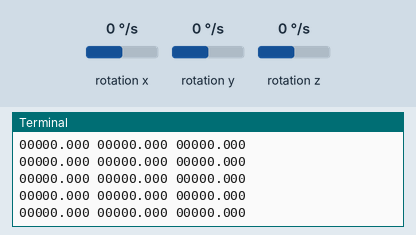
A program run on a simulated Raspberry Pi (BCM pin numbers). Shown: the last lines printed to the terminal. The inputs (shaded band) are chosen by the test bench; at power-on: rotation x 0 °/s, rotation y 0 °/s, rotation z 0 °/s.

Above: at 1.2 s.
1.3 s: rotation x set to -192 °/s
At 1.35 s:
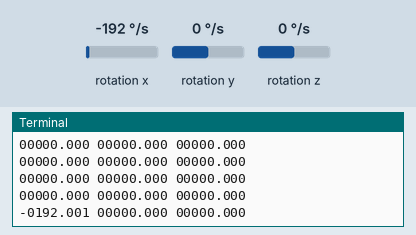
2.8 s: rotation y set to -192 °/s
At 2.89 s:
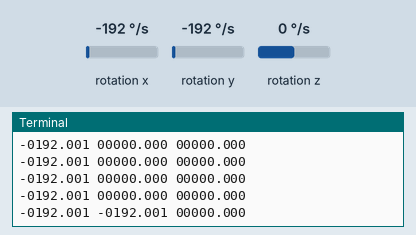
4.3 s: rotation z set to -192 °/s
At 4.33 s:
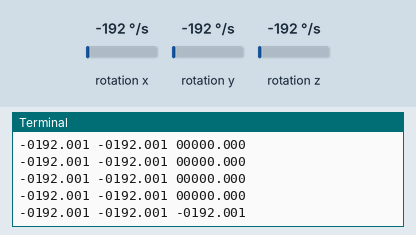

Measured:
- after the input at 1.3 s, the terminal: prints a new line at once (image 1)
- after the input at 2.8 s, the terminal: prints a new line after 0.09 s (image 2)
- after the input at 4.3 s, the terminal: prints a new line at once (image 3)

The program:

Adafruit_L3GD20.py
```python
#!/usr/bin/python

from __future__ import print_function
from Adafruit_I2C import Adafruit_I2C
import struct

class Adafruit_L3GD20(Adafruit_I2C):

    L3GD20_ADDRESS             =    (0x6B)       #  1101011
    L3GD20_POLL_TIMEOUT        =    (100)        #  Maximum number of read attempts
    L3GD20_ID                  =    0xD4
    L3GD20H_ID                 =    0xD7

    L3GD20_SENSITIVITY_250DPS  = (0.00875)      # Roughly 22/256 for fixed point match
    L3GD20_SENSITIVITY_500DPS  = (0.0175)       # Roughly 45/256
    L3GD20_SENSITIVITY_2000DPS = (0.070)        # Roughly 18/256
    L3GD20_DPS_TO_RADS         = (0.017453293)  # degress/s to rad/s multiplier

    L3GD20_REGISTER_WHO_AM_I            = 0x0F  # 11010100   r
    L3GD20_REGISTER_CTRL_REG1           = 0x20  # 00000111   rw
    L3GD20_REGISTER_CTRL_REG2           = 0x21  # 00000000   rw
    L3GD20_REGISTER_CTRL_REG3           = 0x22  # 00000000   rw
    L3GD20_REGISTER_CTRL_REG4           = 0x23  # 00000000   rw
    L3GD20_REGISTER_CTRL_REG5           = 0x24  # 00000000   rw
    L3GD20_REGISTER_REFERENCE           = 0x25  # 00000000   rw
    L3GD20_REGISTER_OUT_TEMP            = 0x26  #            r
    L3GD20_REGISTER_STATUS_REG          = 0x27  #            r
    L3GD20_REGISTER_OUT_X_L             = 0x28  #            r
    L3GD20_REGISTER_OUT_X_H             = 0x29  #            r
    L3GD20_REGISTER_OUT_Y_L             = 0x2A  #            r
    L3GD20_REGISTER_OUT_Y_H             = 0x2B  #            r
    L3GD20_REGISTER_OUT_Z_L             = 0x2C  #            r
    L3GD20_REGISTER_OUT_Z_H             = 0x2D  #            r
    L3GD20_REGISTER_FIFO_CTRL_REG       = 0x2E  # 00000000   rw
    L3GD20_REGISTER_FIFO_SRC_REG        = 0x2F  #            r
    L3GD20_REGISTER_INT1_CFG            = 0x30  # 00000000   rw
    L3GD20_REGISTER_INT1_SRC            = 0x31  #            r
    L3GD20_REGISTER_TSH_XH              = 0x32  # 00000000   rw
    L3GD20_REGISTER_TSH_XL              = 0x33  # 00000000   rw
    L3GD20_REGISTER_TSH_YH              = 0x34  # 00000000   rw
    L3GD20_REGISTER_TSH_YL              = 0x35  # 00000000   rw
    L3GD20_REGISTER_TSH_ZH              = 0x36  # 00000000   rw
    L3GD20_REGISTER_TSH_ZL              = 0x37  # 00000000   rw
    L3GD20_REGISTER_INT1_DURATION       = 0x38  # 00000000   rw

    def __init__(self, busnum=-1, debug=False, res='250DPS'):

        # Accelerometer and magnetometer are at different I2C
        # addresses, so invoke a separate I2C instance for each
        self.i2c = Adafruit_I2C(self.L3GD20_ADDRESS, busnum, debug)

        id = self.i2c.readU8(self.L3GD20_REGISTER_WHO_AM_I)
        if ((id != self.L3GD20_ID) and (id != self.L3GD20H_ID)):
            raise Exception('gyro no identified')

        # Switch to normal mode and enable all three channels
        self.i2c.write8(self.L3GD20_REGISTER_CTRL_REG1, 0x0F)

        # L3DS20_RANGE_2000DPS
        if res == '2000DPS':
            self.i2c.write8(self.L3GD20_REGISTER_CTRL_REG4, 0x20)
            self.SC = self.L3GD20_SENSITIVITY_2000DPS
        elif res == '500DPS':
            self.i2c.write8(self.L3GD20_REGISTER_CTRL_REG4, 0x10)
            self.SC = self.L3GD20_SENSITIVITY_500DPS
        else:
            self.i2c.write8(self.L3GD20_REGISTER_CTRL_REG4, 0x00)
            self.SC = self.L3GD20_SENSITIVITY_250DPS

    def int16(self, low, high):
        # struct.unpack('hhh',list)
        n = low | (high << 8)   # High, low bytes
        return n if n < 32768 else n - 65536  # 2's complement signed

    def read(self):
        # Read the gyro -
        result = []
        for i in range(3):
            low = self.i2c.readU8(self.L3GD20_REGISTER_OUT_X_L+i*2)
            high = self.i2c.readU8(self.L3GD20_REGISTER_OUT_X_H+i*2)
            result.append(self.int16(low, high) * self.SC)
        return result

    # Interpret signed 16-bit inst
    # def int16(self, list, idx):
    #     # struct.unpack('hhh',list)
    #     n = (list[idx]) | (list[idx+1] << 8)   # High, low bytes
    #     return n if n < 32768 else n - 65536  # 2's complement signed

    # why is block read not working. getting 6 copies of byte 0.
    # def read(self):
    #     # Read the gyro
    #     b = self.i2c.readList(self.L3GD20_REGISTER_OUT_X_L, 6)
    #     for i in range(6):
    #         print '%x' % self.i2c.readU8(self.L3GD20_REGISTER_OUT_X_L+i)
    #     print self.i2c.bus.read_i2c_block_data(0x6B, 0x28, 6)
    #     print ['%x' % bi for bi in b]
    #     b2 = struct.pack('bbbbbb', *b)
    #     x = struct.unpack_from('<hhh', b2)
    #     print x
    #     return x[0] * self.SC, x[1] * self.SC, x[2] * self.SC

        # print len(b)
        # return (self.int16(b, 0) * self.SC,
        #         self.int16(b, 2) * self.SC,
        #         self.int16(b, 4) * self.SC)


# Simple example prints accel/mag data once per second:
if __name__ == '__main__':

    from time import sleep

    gyr = Adafruit_L3GD20()

    print('(Gyro X, Y, Z)')
    while True:
        r = gyr.read()
        print('%09.3f %09.3f %09.3f' % (r[0], r[1], r[2]))
        sleep(0.1)  # Output is fun to watch if this is commented out
```
